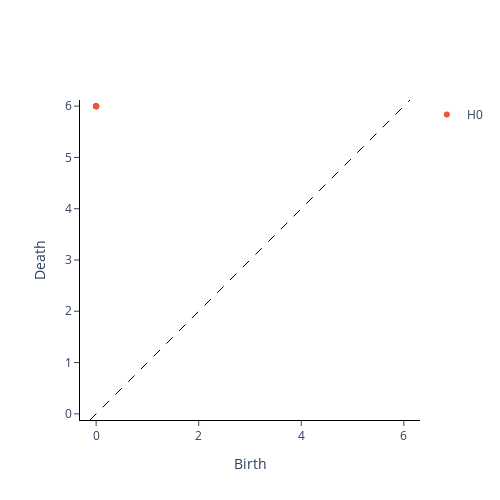

Here is the notebook cell this chart was saved with:
### Code cell
VR = VietorisRipsPersistence(metric="precomputed", homology_dimensions=[0])

diagrams = VR.fit_transform(X)

VR.plot(diagrams, sample=0)

### Figure 1 — Plotly figure (JSON) as saved in the notebook; plotly's stock layout.template omitted (floating-point values rounded to 4 significant figures)
{"data": [{"hoverinfo": "none", "line": {"color": "black", "dash": "dash", "width": 1}, "mode": "lines", "showlegend": false, "type": "scatter", "x": [-0.12, 6.12], "y": [-0.12, 6.12]}, {"hoverinfo": "text", "hovertext": ["(0.0, 6.0), multiplicity: 6", "(0.0, 6.0), multiplicity: 6", "(0.0, 6.0), multiplicity: 6", "(0.0, 6.0), multiplicity: 6", "(0.0, 6.0), multiplicity: 6", "(0.0, 6.0), multiplicity: 6"], "mode": "markers", "name": "H0", "type": "scatter", "x": [0, 0, 0, 0, 0, 0], "y": [6, 6, 6, 6, 6, 6]}], "layout": {"height": 500, "plot_bgcolor": "white", "width": 500, "xaxis": {"autorange": false, "exponentformat": "e", "linecolor": "black", "linewidth": 1, "mirror": false, "range": [-0.12, 6.12], "showexponent": "all", "showline": true, "side": "bottom", "ticks": "outside", "title": {"text": "Birth"}, "type": "linear", "zeroline": true}, "yaxis": {"autorange": false, "exponentformat": "e", "linecolor": "black", "linewidth": 1, "mirror": false, "range": [-0.12, 6.12], "scaleanchor": "x", "scaleratio": 1, "showexponent": "all", "showline": true, "side": "left", "ticks": "outside", "title": {"text": "Death"}, "type": "linear", "zeroline": true}}}
